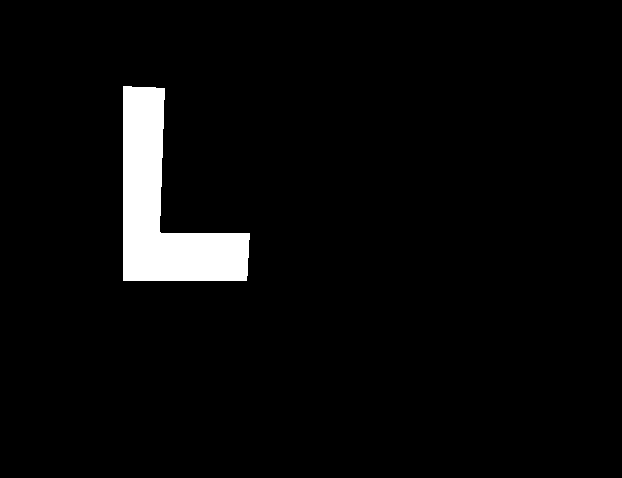
#> input picture rect1.png, 622 x 478 px
$ python img_to_coord.py
#> lines starting #> are read from the running program, lines starting #| are printed output that depends on the picture; after the words box and inside, x2 and y2 are one past the last pixel; in counts of white or black regions, pixels touching at a corner belong together
import numpy as np
import matplotlib.pyplot as plt
from skimage import io, color, filters
from skimage.morphology import binary_closing, disk
from skimage.measure import find_contours

def extract_boundary_coordinates_from_image(image_path, threshold=0.5):
    """
    Extract boundary coordinates of white areas in a binary image.

    Parameters:
    - image_path: Path to the input image.
    - threshold: Threshold to binarize the image; default is 0.5.

    Returns:
    - List of (x, y) coordinates for the boundary.
    """
#> called with image_path = 'rect1.png', threshold = 0.5
    # Load the image
    image = io.imread(image_path)
#> image is the input picture: shape (478, 622, 3); 4% white; 1 white region, box (x1, y1, x2, y2) and area: (123, 86, 250, 281) 11785

    # Convert to grayscale if the image is colored
    if image.ndim == 3:
        image = color.rgb2gray(image)

    # Binarize the image (assuming white areas are the regions of interest)
    binary_image = image > threshold

    # Optional: close small gaps in the binary image
    binary_image = binary_closing(binary_image, disk(2))
#> binary_image: shape (478, 622) bool; 4% white; 1 white region, box (x1, y1, x2, y2) and area: (123, 86, 250, 281) 11787

    # Find contours (boundaries) of the white areas
    contours = find_contours(binary_image, level=0.5)
#> contours = 1 point arrays, longest 655 points

    # Combine all contour points into a single list of coordinates
    boundary_coords = []
    for contour in contours:
        for y, x in contour:
            boundary_coords.append((int(x), int(y)))  # Convert to integer coordinates
#> this loop made 1 pass
#> after the loop, boundary_coords = 655 pairs, first value 122 to 249, second value 85 to 280

    # Save coordinates to a file
    with open("boundary_coordinates_rect.txt", "w") as f:
        for x, y in boundary_coords:
            f.write(f"{x},{y}\n")
#> this loop made 655 passes
#> x on passes 1 to 3: 246, 245, 244

    # Plot the original binary image with boundaries
    fig, ax = plt.subplots()
    ax.imshow(binary_image, cmap=plt.cm.gray)

    for contour in contours:
        ax.plot(contour[:, 1], contour[:, 0], linewidth=2, color="cyan")

    ax.set_title("Boundary of White Area")
    plt.show()
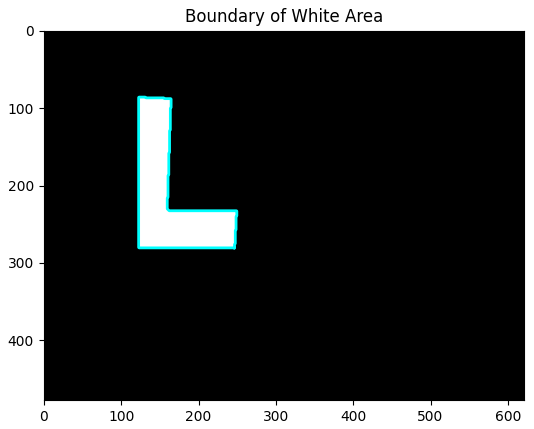
#> figure drawn by matplotlib, 1 panel

    return boundary_coords

# Example usage
image_path = 'rect1.png'  # Update with your actual image path
boundary_coordinates = extract_boundary_coordinates_from_image(image_path)
#> boundary_coordinates has the same summary as boundary_coords in extract_boundary_coordinates_from_image

$ run again, with annular_mat.png copied over rect1.png
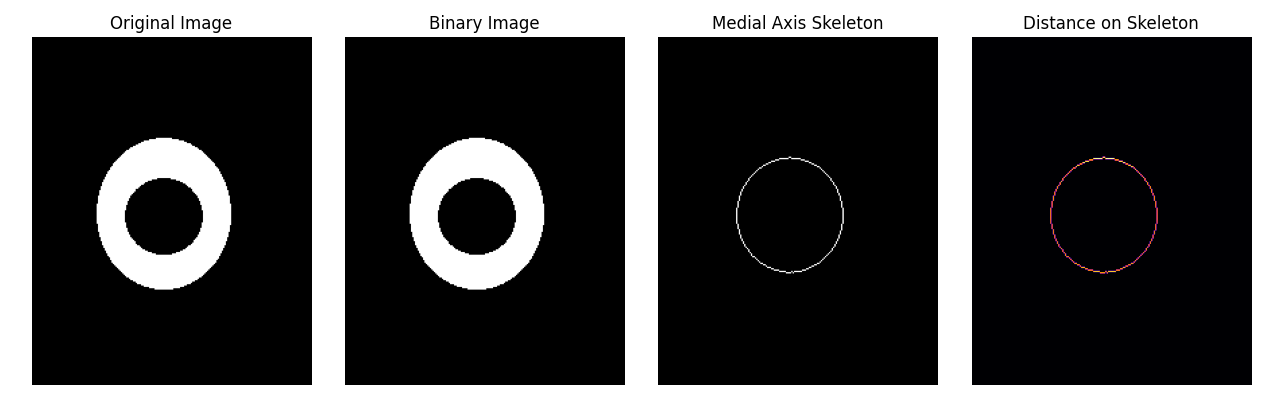
#> input picture annular_mat.png, 1282 x 400 px
#> in extract_boundary_coordinates_from_image, image is the input picture: shape (400, 1282, 4); mean R, G, B, A 71.8, 71.7, 72.3, 255
#> image: shape (400, 1282) float64
#> in extract_boundary_coordinates_from_image, `binary_image = binary_closing(binary_image, disk(2))`:
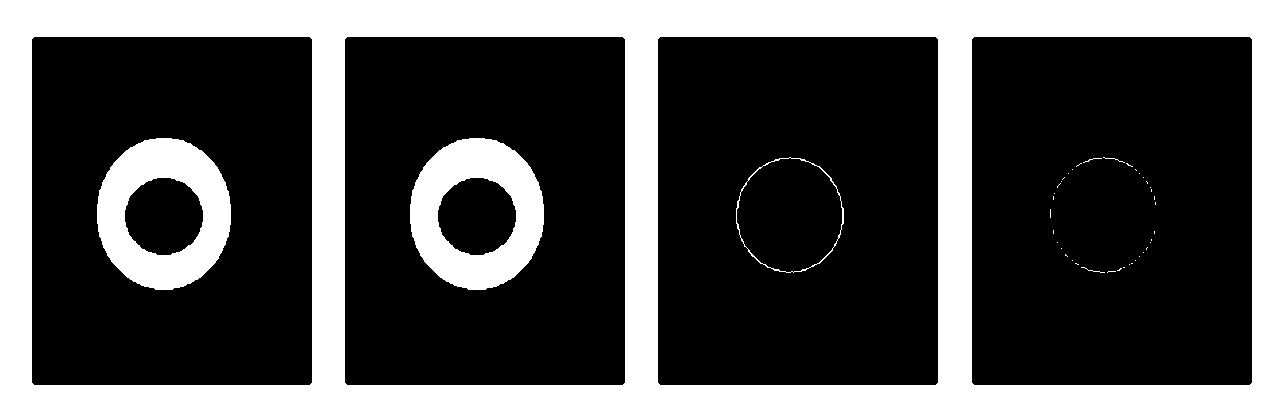
#> binary_image: shape (400, 1282) bool; 28.6% white; 43 white regions (36 under 20 px), largest, box (x1, y1, x2, y2) and area: (0, 0, 1282, 400) 123088, (97, 138, 231, 290) 11372, (410, 138, 544, 290) 11372
#> contours = 109 point arrays, longest 1257 points
#> the loop in extract_boundary_coordinates_from_image, `for contour in contours:` made 109 passes
#> after the loop in extract_boundary_coordinates_from_image, `for contour in contours:`: boundary_coords = 8265 pairs, first value 31 to 1251, second value 36 to 384
#> the loop in extract_boundary_coordinates_from_image, `for x, y in boundary_coords:` made 8265 passes
#> (x, y) on passes 1 to 3: (309, 384), (310, 383), (310, 383)
#> in extract_boundary_coordinates_from_image, `plt.show()`:
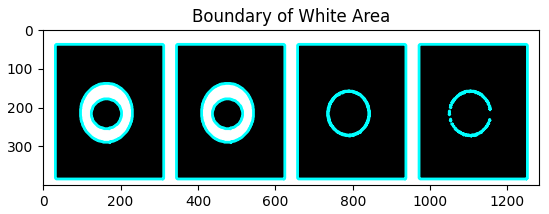
#> figure drawn by matplotlib, 1 panel
#> boundary_coordinates has the same summary as boundary_coords in extract_boundary_coordinates_from_image

$ run again, with bhaiya's_random_ameoba_fig.png copied over rect1.png
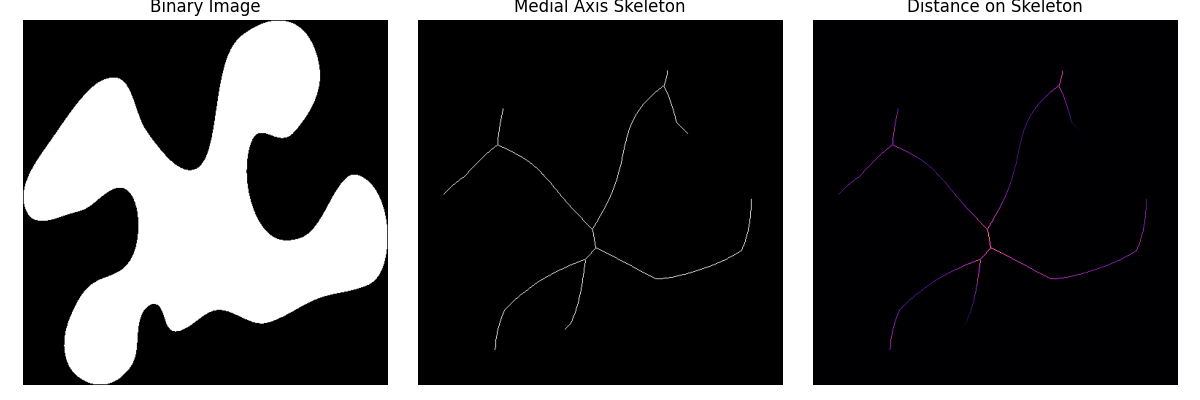
#> input picture bhaiya's_random_ameoba_fig.png, 1200 x 400 px
#> in extract_boundary_coordinates_from_image, image is the input picture: shape (400, 1200, 4); mean R, G, B, A 73.4, 73.2, 74.3, 255
#> image: shape (400, 1200) float64
#> in extract_boundary_coordinates_from_image, `binary_image = binary_closing(binary_image, disk(2))`:
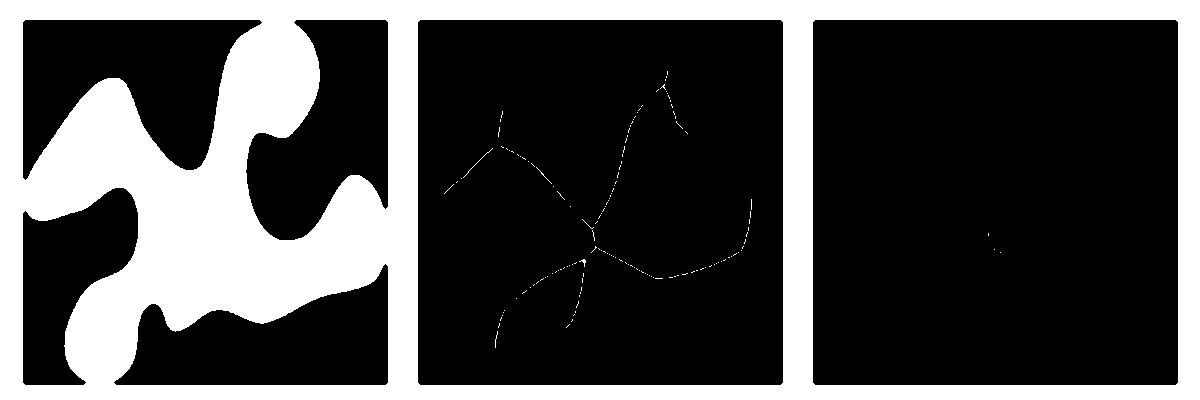
#> binary_image: shape (400, 1200) bool; 29.1% white; 151 white regions (148 under 20 px), largest, box (x1, y1, x2, y2) and area: (0, 0, 1200, 400) 139122, (463, 148, 493, 178) 31, (579, 259, 586, 267) 20
#> contours = 317 point arrays, longest 1461 points
#> after the loop in extract_boundary_coordinates_from_image, `for contour in contours:`: boundary_coords = 8291 pairs, first value 22 to 1177, second value 19 to 384
#> the loop in extract_boundary_coordinates_from_image, `for x, y in boundary_coords:` made 8291 passes
#> (x, y) on passes 1 to 3: (25, 179), (26, 178), (26, 178)
#> in extract_boundary_coordinates_from_image, `plt.show()`:
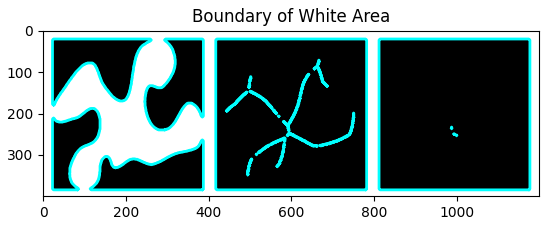
#> figure drawn by matplotlib, 1 panel
#> boundary_coordinates has the same summary as boundary_coords in extract_boundary_coordinates_from_image

$ run again, with bhaiya's_random_bird_fig.png copied over rect1.png
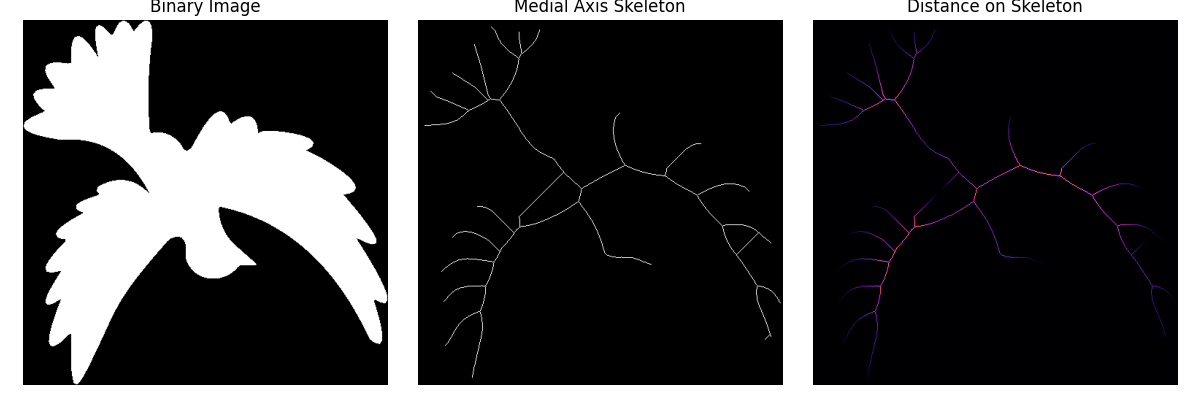
#> input picture bhaiya's_random_bird_fig.png, 1200 x 400 px
#> in extract_boundary_coordinates_from_image, image is the input picture: shape (400, 1200, 4); mean R, G, B, A 69.7, 69.4, 70.6, 255
#> image: shape (400, 1200) float64
#> in extract_boundary_coordinates_from_image, `binary_image = binary_closing(binary_image, disk(2))`:
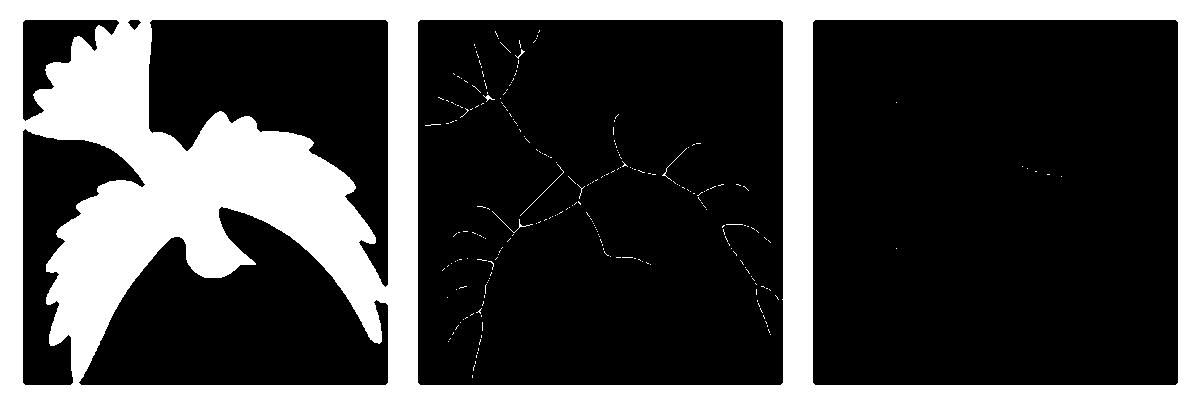
#> binary_image: shape (400, 1200) bool; 27.6% white; 248 white regions (242 under 20 px), largest, box (x1, y1, x2, y2) and area: (0, 0, 1200, 400) 131263, (520, 164, 564, 216) 52, (492, 211, 533, 233) 52, (662, 148, 687, 181) 39, (483, 95, 495, 102) 28, (515, 49, 525, 59) 23
#> contours = 577 point arrays, longest 1463 points
#> after the loop in extract_boundary_coordinates_from_image, `for contour in contours:`: boundary_coords = 10459 pairs, first value 22 to 1177, second value 19 to 384
#> the loop in extract_boundary_coordinates_from_image, `for x, y in boundary_coords:` made 10459 passes
#> (x, y) on passes 1 to 3: (25, 120), (26, 119), (27, 119)
#> in extract_boundary_coordinates_from_image, `plt.show()`:
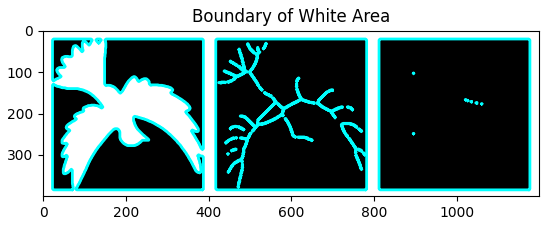
#> figure drawn by matplotlib, 1 panel
#> boundary_coordinates has the same summary as boundary_coords in extract_boundary_coordinates_from_image
